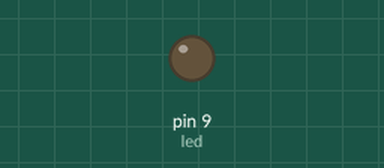
The sketch below on a simulated Arduino Uno, built with avr-gcc and run on an emulated ATmega328P. On the bench: output pins drawn as LEDs (lit = HIGH).

Above: at 0.05 s.
At 0.75 s:
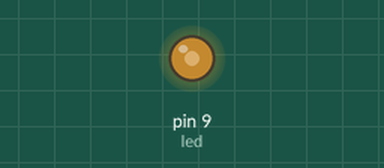
At 1.5 s:
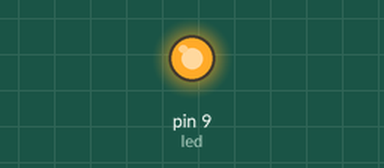
Timing chart, 0 to 3.5 s (numbered marks = the images above):
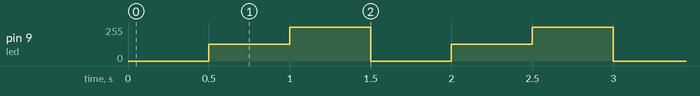

The sketch:

sketch_4_analogo.ino
```cpp
int led = 9;
int brightness1 = 0;
int brightness2 = 125;
int brightness3 = 255;
int DT = 500;

void setup() {
  pinMode(led, OUTPUT);

}

void loop() {
 analogWrite(led, brightness1);
 delay(DT);
 analogWrite(led, brightness2);
 delay(DT);
 analogWrite(led, brightness3);
 delay(DT);


}
```

Measured:
- by itself, pin 9 (led): repeats every 1.5 s: 255/255 0.50 s, 0/255 0.50 s, 125/255 0.50 s
